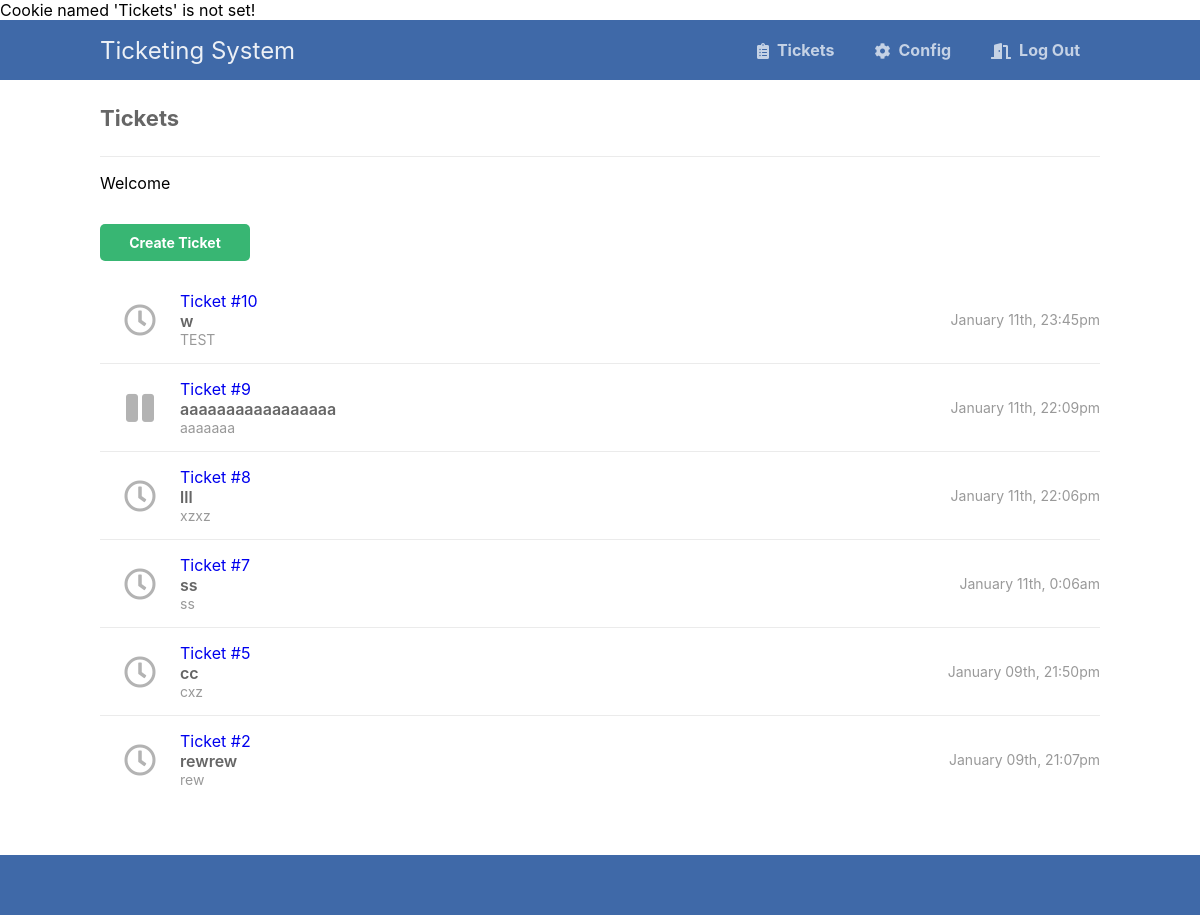
The app's page /, older data.
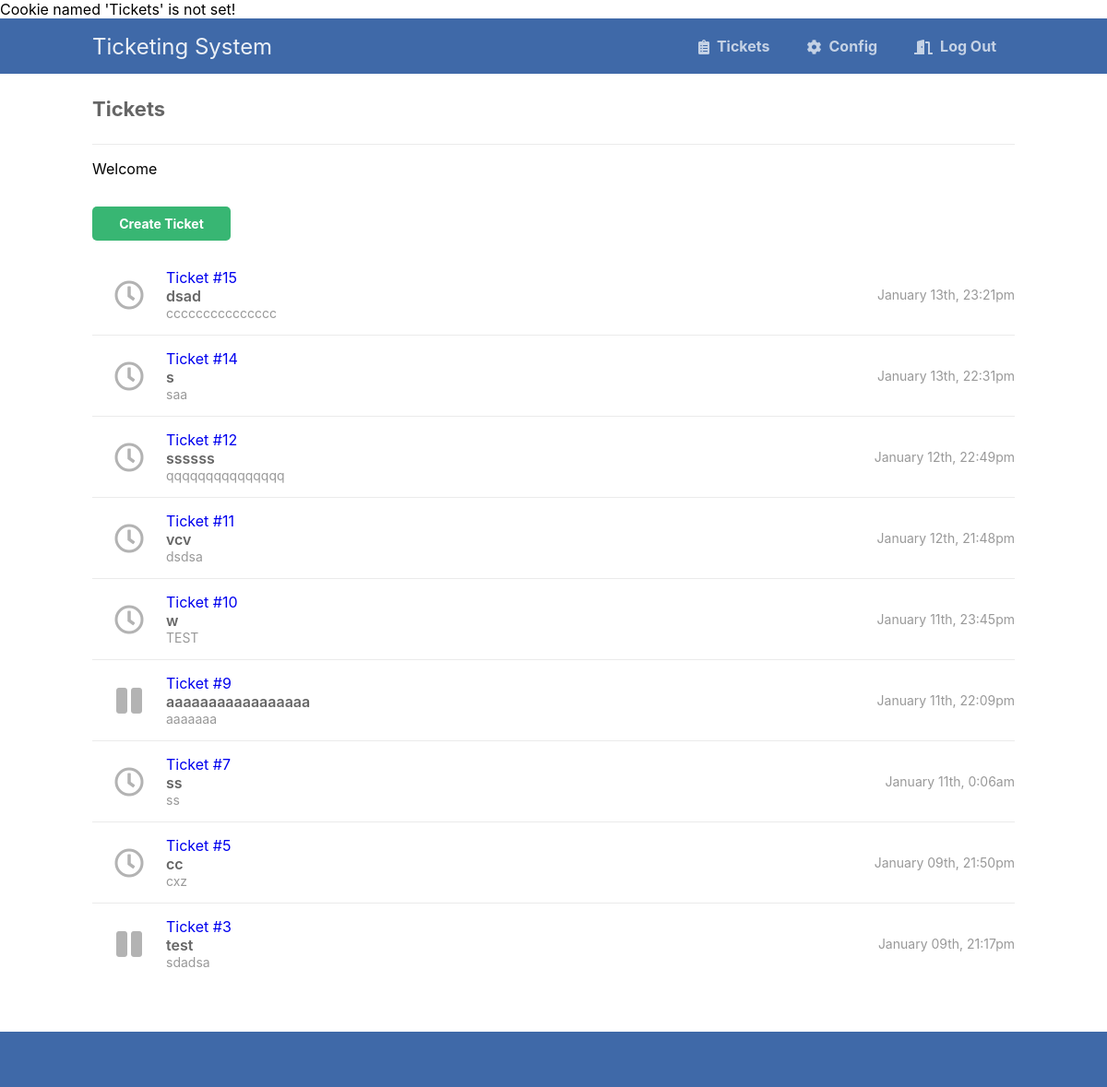
The same page, newer data.
### tables this page shows
CREATE TABLE `tickets` (
  `id` int(11) NOT NULL,
  `title` varchar(255) NOT NULL,
  `msg` text NOT NULL,
  `email` varchar(255) DEFAULT NULL,
  `created` datetime NOT NULL DEFAULT current_timestamp(),
  `status` enum('open','closed','resolved','hold') NOT NULL DEFAULT 'open',
  `assigned` varchar(50) DEFAULT NULL,
  `resolved` datetime DEFAULT NULL,
  `department` varchar(250) DEFAULT NULL,
  `location` varchar(250) DEFAULT NULL
);

### index.php (the view)
<?php
include 'functions.php';
$pdo = pdo_connect_mysql();
$stmt = $pdo->prepare('SELECT * FROM tickets WHERE status = "open" OR status = "hold" ORDER BY created DESC');
$stmt->execute();
$tickets = $stmt->fetchAll(PDO::FETCH_ASSOC);
$username = "";
$cookie_name = "Tickets";
if(!isset($_COOKIE[$cookie_name])) {
  echo "Cookie named '" . $cookie_name . "' is not set!";
} else {
	$username = $_COOKIE[$cookie_name];
}
?>
<?=template_header('Tickets')?>
<div class="content home">
	<h2>Tickets</h2>
	<p>Welcome <?php echo($username); ?> </p>
	<div class="btns">
		<a href="create.php" class="btn">Create Ticket</a>
	</div>
	<div class="tickets-list">
		<?php foreach ($tickets as $ticket): ?>
		<a href="view.php?id=<?=$ticket['id']?>" class="ticket">
			<span class="con">
				<?php if ($ticket['status'] == 'open'): ?>
				<i class="far fa-clock fa-2x"></i>
				<?php elseif ($ticket['status'] == 'resolved'): ?>
				<i class="fas fa-check fa-2x"></i>
				<?php elseif ($ticket['status'] == 'closed'): ?>
				<i class="fas fa-times fa-2x"></i>
				<?php elseif ($ticket['status'] == 'hold'): ?>
				<i class="fas fa-pause fa-2x"></i>
				<?php endif; ?>
			</span>
			<span class="con">
			    <span class="id">Ticket #<?=htmlspecialchars($ticket['id'], ENT_QUOTES)?></span>
				<span class="title"><?=htmlspecialchars($ticket['title'], ENT_QUOTES)?></span>
				<span class="msg"><?=htmlspecialchars($ticket['msg'], ENT_QUOTES)?></span>
			</span>
			<span class="con created"><?=date('F dS, G:ia', strtotime($ticket['created']))?></span>
		</a>
		<?php endforeach; ?>
	</div>
</div>
<?=template_footer()?>

Row changes from the older to the newer data that the page shows:
no longer on this page (row edited): tickets: status "open" (drawn), id "8", title "lll", msg "xzxz", created "January 11th, 22:06pm"
no longer on this page (row edited): tickets: status "open" (drawn), id "2", title "rewrew", msg "rew", created "January 09th, 21:07pm"
added tickets: status "open" (drawn), id "15", title "dsad", msg "ccccccccccccccc", created "January 13th, 23:21pm"
added tickets: status "open" (drawn), id "14", title "s", msg "saa", created "January 13th, 22:31pm"
added tickets: status "open" (drawn), id "12", title "ssssss", msg "qqqqqqqqqqqqqqq", created "January 12th, 22:49pm"
added tickets: status "open" (drawn), id "11", title "vcv", msg "dsdsa", created "January 12th, 21:48pm"
now on this page (row edited): tickets: status "hold" (drawn), id "3", title "test", msg "sdadsa", created "January 09th, 21:17pm"
